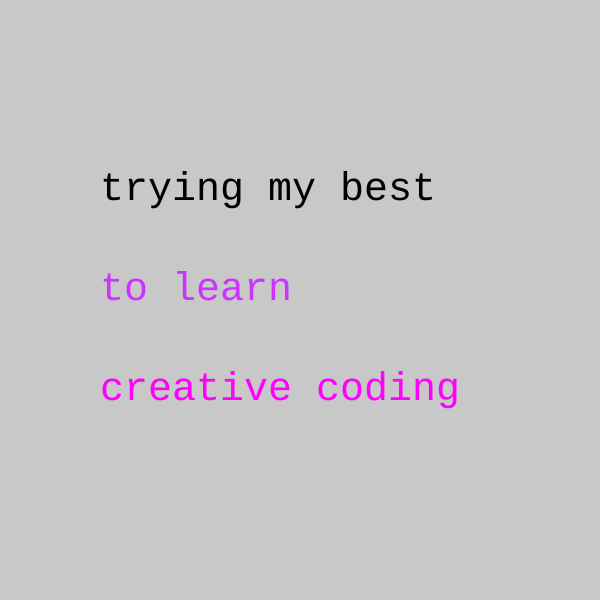
Frame 1 (no input)
Frame 60 (no input): identical to frame 1, image omitted
Frame 120 (the mouse pressed at the canvas centre since frame 60): identical to frame 1, image omitted

The p5.js sketch that drew this single still picture (run headless with seeded random() and noise() and a simulated clock; from frame 60 on, the mouse is pressed at the canvas centre):

// p5.js sketch
// ── sketch.js
function setup () {
  createCanvas(600, 600);
}

function draw() {
background(200);
  fill(0, 0, 0);
  textSize(40);
  textFont('Courier New');
  text("trying my best", 100, 200);
  fill(204, 51, 255);
  text("to learn", 100, 300);
  fill(255, 0, 255);
  text("creative coding", 100, 400);

}
